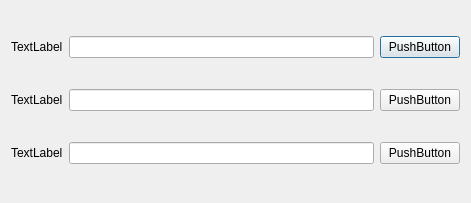
<?xml version="1.0" encoding="UTF-8"?>
<ui version="4.0">
 <class>Dialog</class>
 <widget class="QDialog" name="Dialog">
  <property name="geometry">
   <rect>
    <x>0</x>
    <y>0</y>
    <width>471</width>
    <height>203</height>
   </rect>
  </property>
  <property name="windowTitle">
   <string>Dialog</string>
  </property>
  <layout class="QGridLayout" name="gridLayout">
   <item row="0" column="2">
    <widget class="QPushButton" name="pushButton">
     <property name="text">
      <string>PushButton</string>
     </property>
    </widget>
   </item>
   <item row="2" column="2">
    <widget class="QPushButton" name="pushButton_3">
     <property name="text">
      <string>PushButton</string>
     </property>
    </widget>
   </item>
   <item row="2" column="0">
    <widget class="QLabel" name="label_3">
     <property name="text">
      <string>TextLabel</string>
     </property>
    </widget>
   </item>
   <item row="1" column="0">
    <widget class="QLabel" name="label_2">
     <property name="text">
      <string>TextLabel</string>
     </property>
    </widget>
   </item>
   <item row="2" column="1">
    <widget class="QLineEdit" name="lineEdit_3"/>
   </item>
   <item row="0" column="1">
    <widget class="QLineEdit" name="lineEdit"/>
   </item>
   <item row="0" column="0">
    <widget class="QLabel" name="label">
     <property name="text">
      <string>TextLabel</string>
     </property>
    </widget>
   </item>
   <item row="1" column="1">
    <widget class="QLineEdit" name="lineEdit_2"/>
   </item>
   <item row="1" column="2">
    <widget class="QPushButton" name="pushButton_2">
     <property name="text">
      <string>PushButton</string>
     </property>
    </widget>
   </item>
  </layout>
 </widget>
 <resources/>
 <connections/>
</ui>
